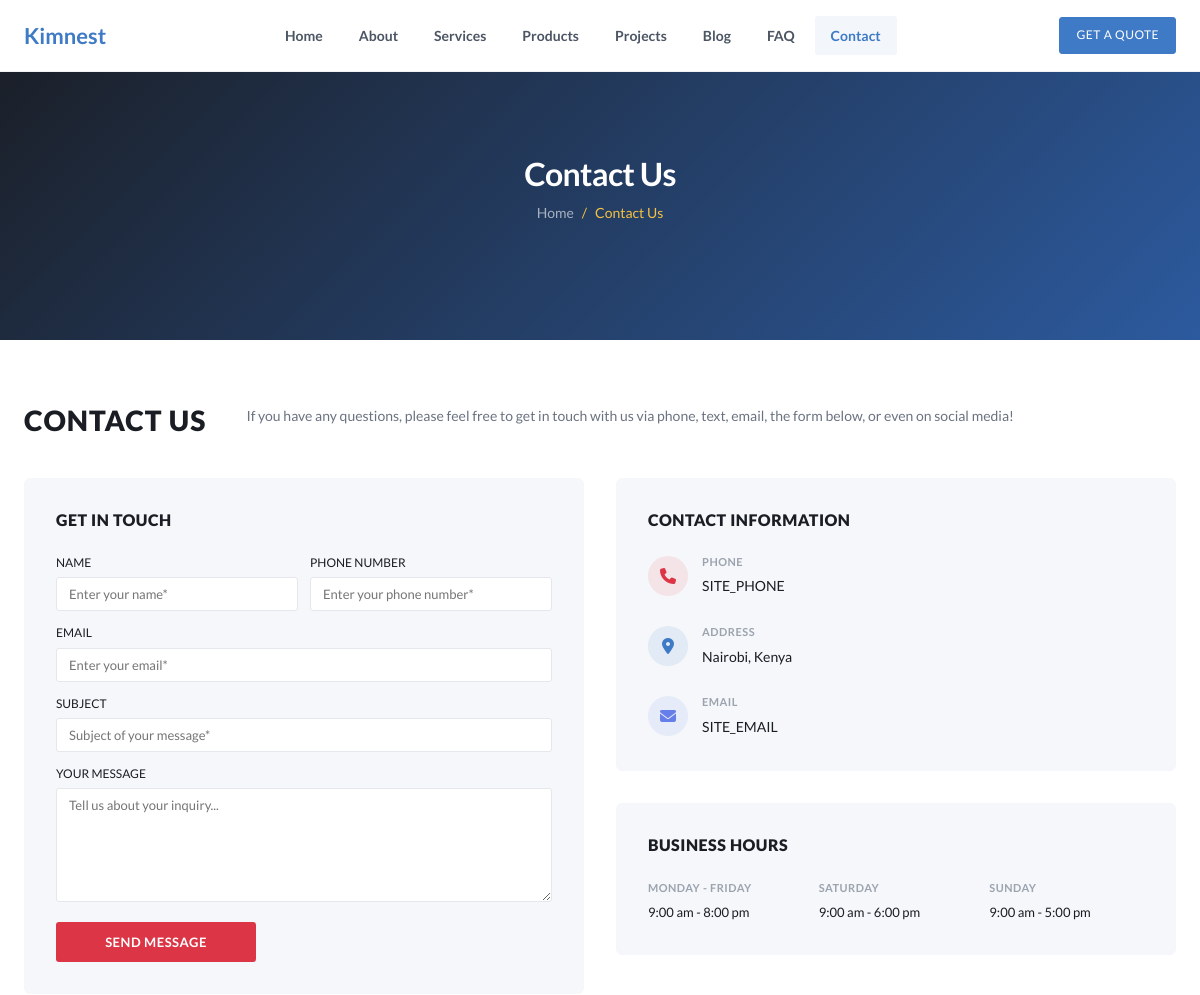
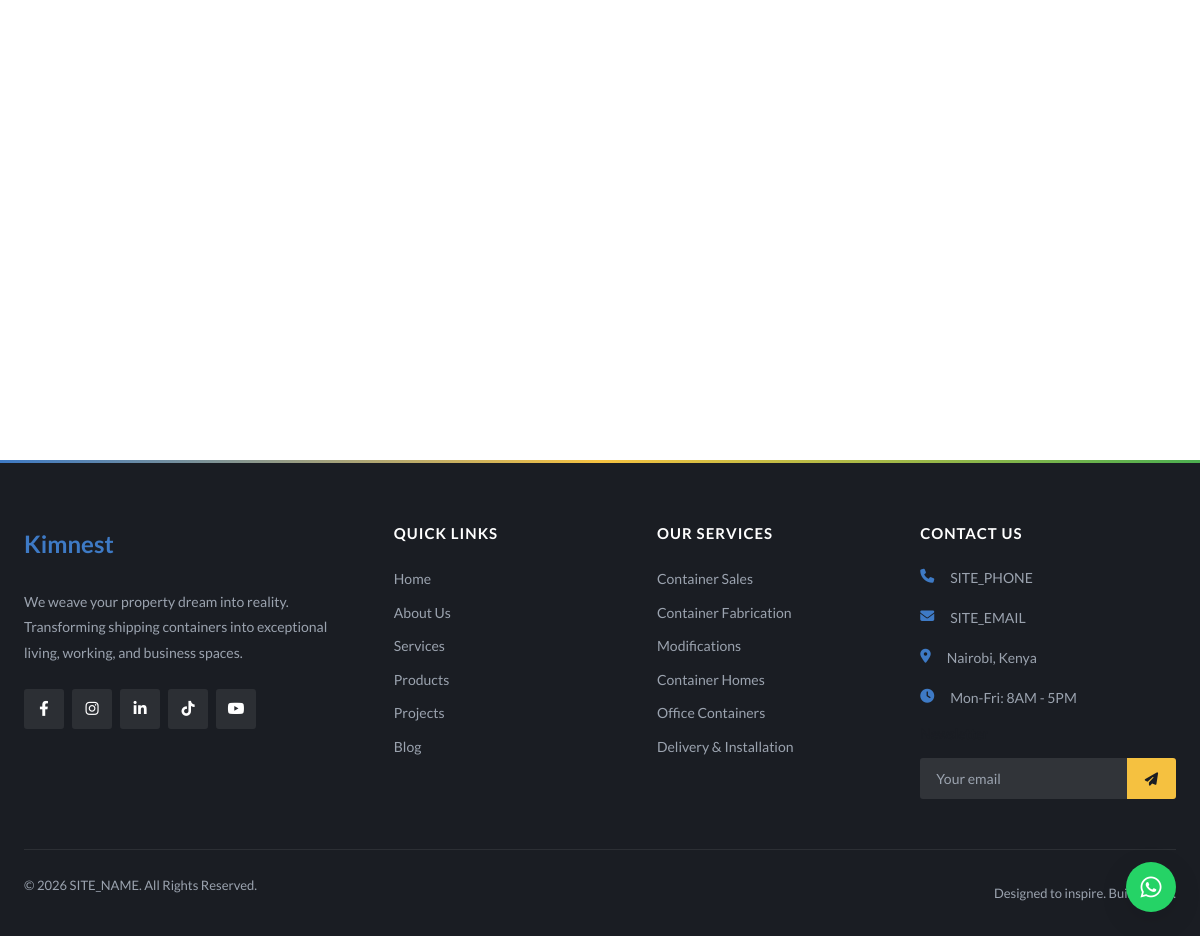
The page /pages/contact.php on the database as committed earlier (2 pictures, top to bottom).
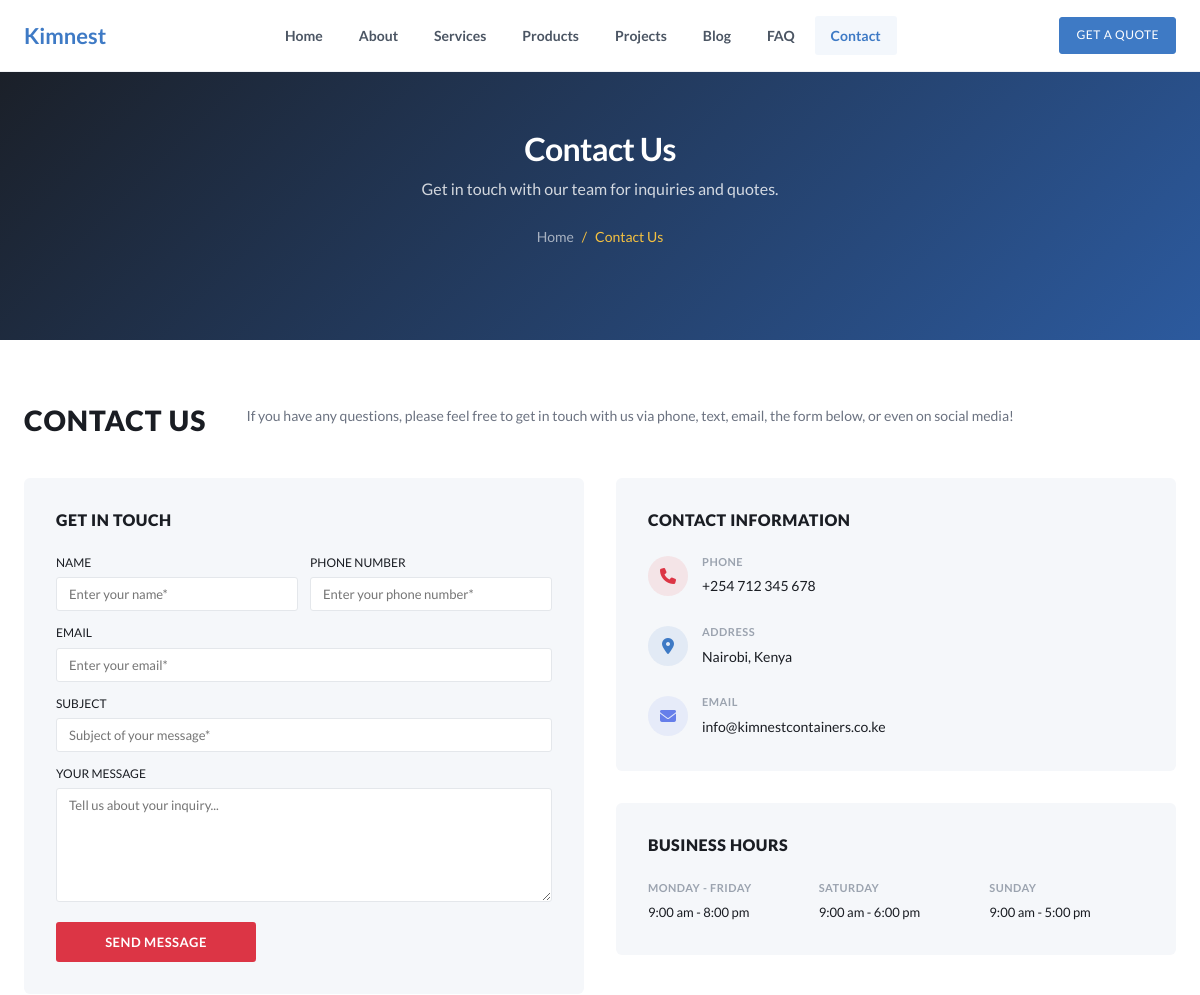
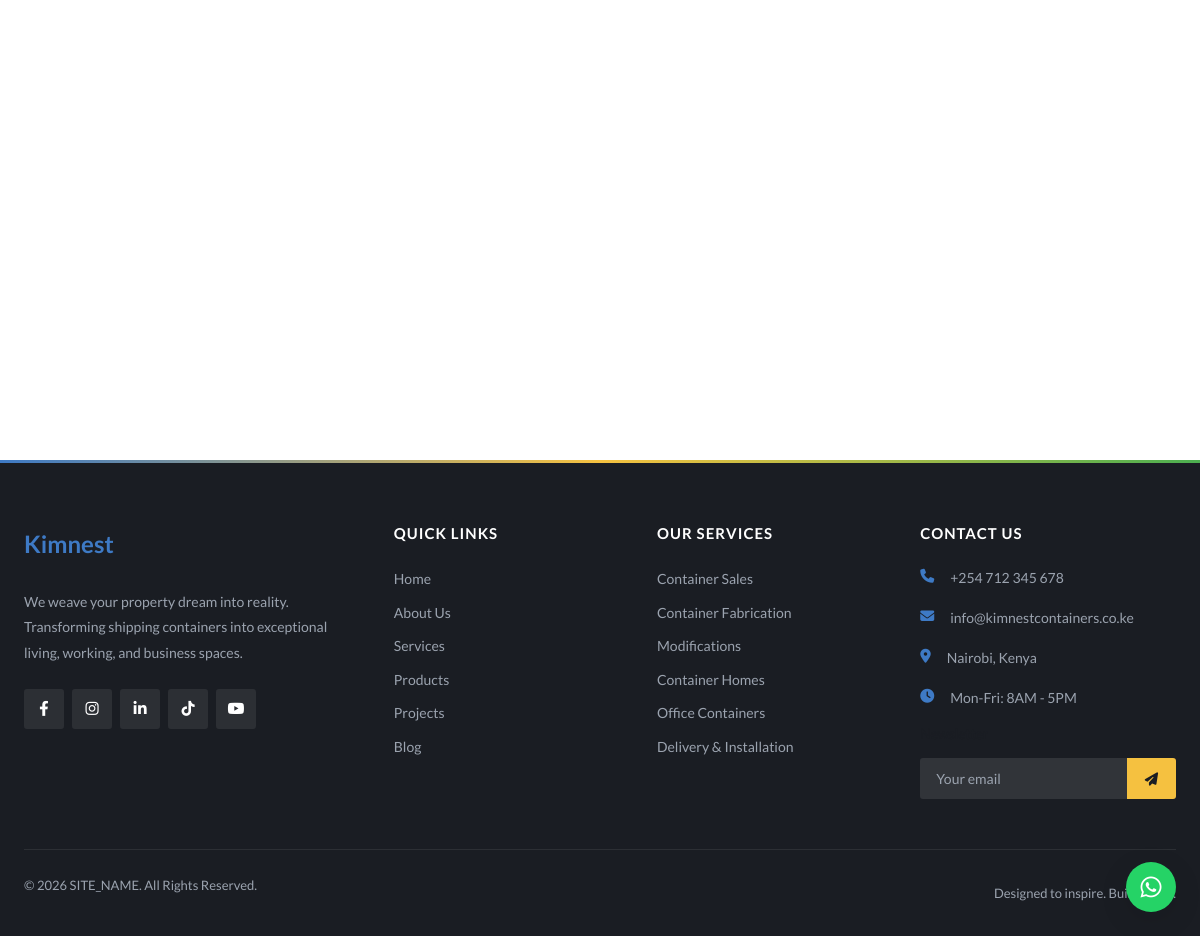
The same page on the database as committed later (2 pictures, top to bottom).
### tables this page shows
CREATE TABLE site_content (
    id INT AUTO_INCREMENT PRIMARY KEY,
    page_slug VARCHAR(50) NOT NULL,
    section_key VARCHAR(50) NOT NULL,
    content_key VARCHAR(100) NOT NULL,
    content_value LONGTEXT,
    content_type ENUM('text', 'textarea', 'html', 'image') DEFAULT 'text',
    is_visible TINYINT(1) DEFAULT 1,
    created_at TIMESTAMP DEFAULT CURRENT_TIMESTAMP,
    updated_at TIMESTAMP DEFAULT CURRENT_TIMESTAMP ON UPDATE CURRENT_TIMESTAMP,
    UNIQUE KEY unique_content (page_slug, section_key, content_key)
);

CREATE TABLE site_settings (
    id INT AUTO_INCREMENT PRIMARY KEY,
    setting_key VARCHAR(100) NOT NULL UNIQUE,
    setting_value TEXT,
    created_at TIMESTAMP DEFAULT CURRENT_TIMESTAMP,
    updated_at TIMESTAMP DEFAULT CURRENT_TIMESTAMP ON UPDATE CURRENT_TIMESTAMP
);

### includes/functions.php (called while the page is built, shortened)
<?php
require_once __DIR__ . '/db.php';
function getContent($page, $section, $key, $default = '') {
    global $pdo;
    $stmt = $pdo->prepare("SELECT content_value, content_type, is_visible FROM site_content WHERE page_slug = ? AND section_key = ? AND content_key = ?");
    $stmt->execute([$page, $section, $key]);
    $result = $stmt->fetch();
    if (!$result) return $default;
    $value = $result['content_value'];
    $type = $result['content_type'] ?? 'text';
    if ($type === 'textarea') {
        $value = strip_tags($value);
        $value = trim($value);
    }
    return $value;
}
function getSetting($key, $default = '') {
    global $pdo;
    $stmt = $pdo->prepare("SELECT setting_value FROM site_settings WHERE setting_key = ?");
    $stmt->execute([$key]);
    $result = $stmt->fetch();
    return $result ? $result['setting_value'] : $default;
}

### pages/contact.php (the view, shortened to what the changed rows need)
<?php
include __DIR__ . '/../includes/header.php';
$heroBg = getContent('contact', 'hero', 'bg_image', '');
$heroOverlay = getContent('contact', 'hero', 'overlay_color', '#1a2e4a');
$heroDesc = getContent('contact', 'hero', 'description', '');
?>
<section class="page-banner page-banner--tall" <?php if (!empty($heroBg)): ?>style="background-image: linear-gradient(<?= $heroOverlay ?>dd, <?= $heroOverlay ?>ee), url(<?= BASE_URL ?>/<?= htmlspecialchars($heroBg) ?>); background-size: cover; background-position: center;"<?php endif; ?>>
    <div class="container">
        <h1><?= htmlspecialchars(getContent('contact', 'hero', 'overline', 'Contact Us')) ?></h1>
        <?php if (!empty($heroDesc)): ?>
            <p class="page-banner__desc"><?= htmlspecialchars($heroDesc) ?></p>
        <?php endif; ?>
        <div class="breadcrumb">
            <a href="<?= BASE_URL ?>/">Home</a> <span>/</span> <span>Contact Us</span>
        </div>
    </div>
</section>
<section class="section">
    <div class="container">
        <div class="contact-header">
            <h2 class="contact-header__title">CONTACT US</h2>
        </div>
        <div class="contact-two-col">
            <div class="contact-right-col">
                <div class="contact-info-card-new">
                    <div class="contact-info__item">
                        <div>
                            <span class="contact-info__label">PHONE</span>
                            <span class="contact-info__value"><?= htmlspecialchars(getSetting('site_phone', SITE_PHONE)) ?></span>
                        </div>
                    </div>
                    <div class="contact-info__item">
                        <div>
                            <span class="contact-info__label">ADDRESS</span>
                            <span class="contact-info__value"><?= htmlspecialchars(getSetting('site_address', 'Nairobi, Kenya')) ?></span>
                        </div>
                    </div>
                    <div class="contact-info__item">
                        <div>
                            <span class="contact-info__label">EMAIL</span>
                            <span class="contact-info__value"><?= htmlspecialchars(getSetting('site_email', SITE_EMAIL)) ?></span>
                        </div>
                    </div>
                </div>
            </div>
        </div>
    </div>
</section>
<?php include __DIR__ . '/../includes/footer.php'; ?>

### includes/footer.php (shortened to what the changed rows need)
    </main>
    <footer class="footer">
        <div class="container">
            <div class="footer-grid">
                <div class="footer-col">
                    <a href="<?= BASE_URL ?>/" class="footer-logo">
                        <span class="logo-text">Kim<span>nest</span></span>
                    </a>
                    <p><?= htmlspecialchars(getSetting('site_tagline', 'We weave your property dream into reality. Transforming shipping containers into exceptional living, working, and business spaces.')) ?></p>
                    <div class="social-links">
                        <a href="<?= getSetting('facebook_url', '#') ?>" target="_blank"><i class="fab fa-facebook-f"></i></a>
                        <a href="<?= getSetting('instagram_url', '#') ?>" target="_blank"><i class="fab fa-instagram"></i></a>
                        <a href="<?= getSetting('linkedin_url', '#') ?>" target="_blank"><i class="fab fa-linkedin-in"></i></a>
                        <a href="<?= getSetting('tiktok_url', '#') ?>" target="_blank"><i class="fab fa-tiktok"></i></a>
                        <a href="<?= getSetting('youtube_url', '#') ?>" target="_blank"><i class="fab fa-youtube"></i></a>
                    </div>
                </div>
                <div class="footer-col">
                    <ul class="footer-contact">
                        <li><i class="fas fa-phone"></i> <?= getSetting('site_phone', SITE_PHONE) ?></li>
                        <li><i class="fas fa-envelope"></i> <?= getSetting('site_email', SITE_EMAIL) ?></li>
                        <li><i class="fas fa-map-marker-alt"></i> <?= getSetting('site_address', 'Nairobi, Kenya') ?></li>
                        <li><i class="fas fa-clock"></i> Mon-Fri: 8AM - 5PM</li>
                    </ul>
                </div>
            </div>
        </div>
    </footer>
</body>
</html>

Rows that differ between the two databases and show on the page:
added site_content: content_value "Contact Us"
added site_content: content_value "Get in touch with our team for inquiries and quotes."
added site_settings: setting_value "+254 712 345 678"
added site_settings: setting_value "Nairobi, Kenya"
added site_settings: setting_value "info@kimnestcontainers.co.ke"
added site_settings: setting_value "We weave your property dream into reality. Transforming shipping containers into exceptional living, working, and business spaces."
Other text that changed with them:
getContent('contact', 'hero', 'overline', 'Contact Us'): "Contact Us" → (not shown)
getSetting('site_phone', SITE_PHONE): "SITE_PHONE" → (not shown)
getSetting('site_address', 'Nairobi, Kenya'): "Nairobi, Kenya" → (not shown)
getSetting('site_email', SITE_EMAIL): "SITE_EMAIL" → (not shown)
text no longer shown: "We weave your property dream into reality. Transforming shipping containers into exceptional living, working, and business spaces."
